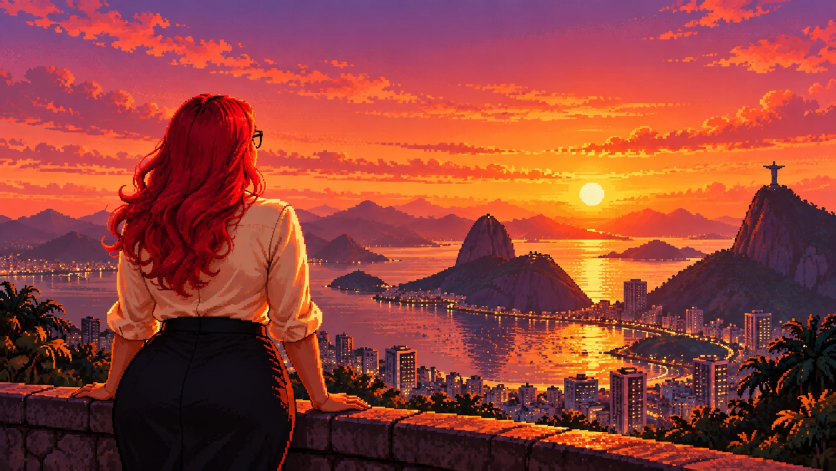
#> input picture scripts/story-ending-art/gabriele/source.webp, 1672 x 941 px (shown at 1/2 size)
$ python prepare_gabriele_ending.py
#> lines starting #> are read from the running program, lines starting #| are printed output that depends on the picture
"""Prepares Gabriele's story ending art (the screen shown when his campaign is completed).

Input : scripts/story-ending-art/gabriele/source.webp (1672x941: Gabriele, from behind, at a Rio de Janeiro lookout, looking at
        the sunset over Guanabara Bay, the Sugarloaf and Christ the Redeemer)
Output: public/story/endings/gabriele.jpg, 1440x810 (16:9, 1.5x the 960x540 game so it stays
        sharp on big screens and has room for the slow zoom of the ending screen).

A still illustration: no layers. Everything that depends on the campaign (title, route, buttons)
is drawn on top of it by CampaignCompleteScene.

Offline tool only (not part of the build). Requires Python 3 + Pillow:
    python scripts/story-ending-art/gabriele/prepare_gabriele_ending.py
"""

from pathlib import Path

from PIL import Image

ROOT = Path(__file__).resolve().parents[3]
SOURCE = ROOT / 'scripts/story-ending-art/gabriele/source.webp'
OUT = ROOT / 'public/story/endings/gabriele.jpg'
SIZE = (1440, 810)


def main() -> None:
    image = Image.open(SOURCE).convert('RGB')
#> image is the input picture: PIL image 1672x941 RGB; mean R, G, B 149.9, 65.4, 56.5
    # Cover-crop to exactly 16:9 (the source is 1672x941, a hair taller), centred.
    target = SIZE[0] / SIZE[1]
    width, height = image.size
#> width = 1672; height = 941
    if width / height > target:
        crop = round(height * target)
        box = ((width - crop) // 2, 0, (width - crop) // 2 + crop, height)
    else:
        crop = round(width / target)
#> crop = 940
        box = (0, (height - crop) // 2, width, (height - crop) // 2 + crop)
#> box = (0, 0, 1672, 940)
    OUT.parent.mkdir(parents=True, exist_ok=True)
    image.crop(box).resize(SIZE, Image.LANCZOS).save(OUT, quality=90, optimize=True)
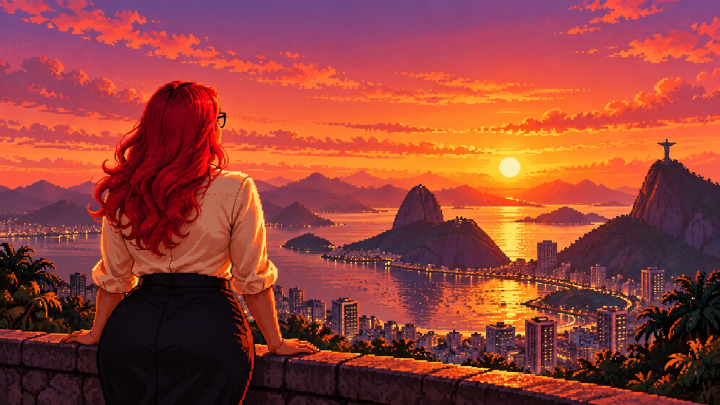
#> saved as gabriele.jpg: PIL image 1440x810 RGB (shown at 1/2 size); mean R, G, B 150, 65.5, 56.6
    print(f'ending: {SIZE[0]}x{SIZE[1]} from {box}')
#| ending: 1440x810 from (0, 0, 1672, 940)


if __name__ == '__main__':
    main()
